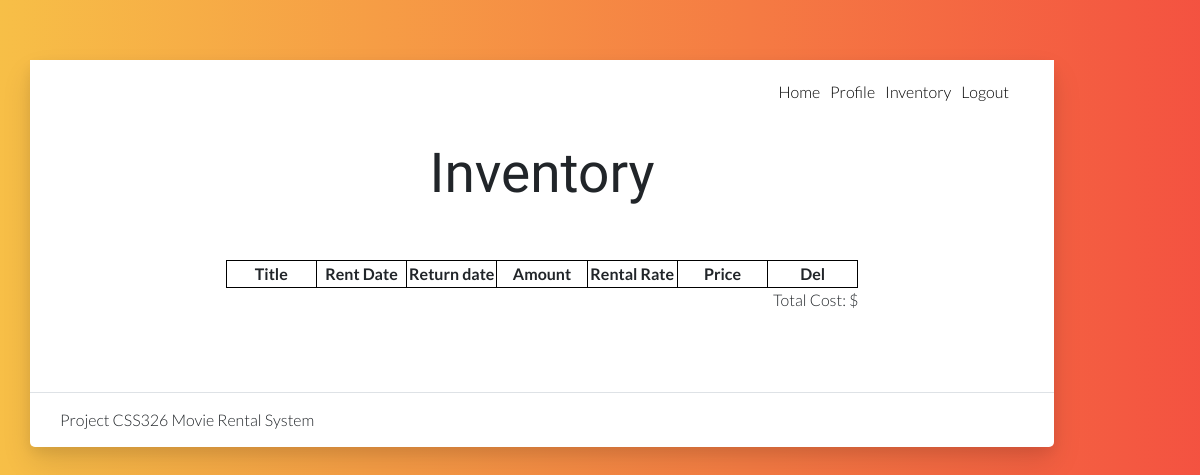
The page /inventory.php (signed in) on the database as committed earlier.
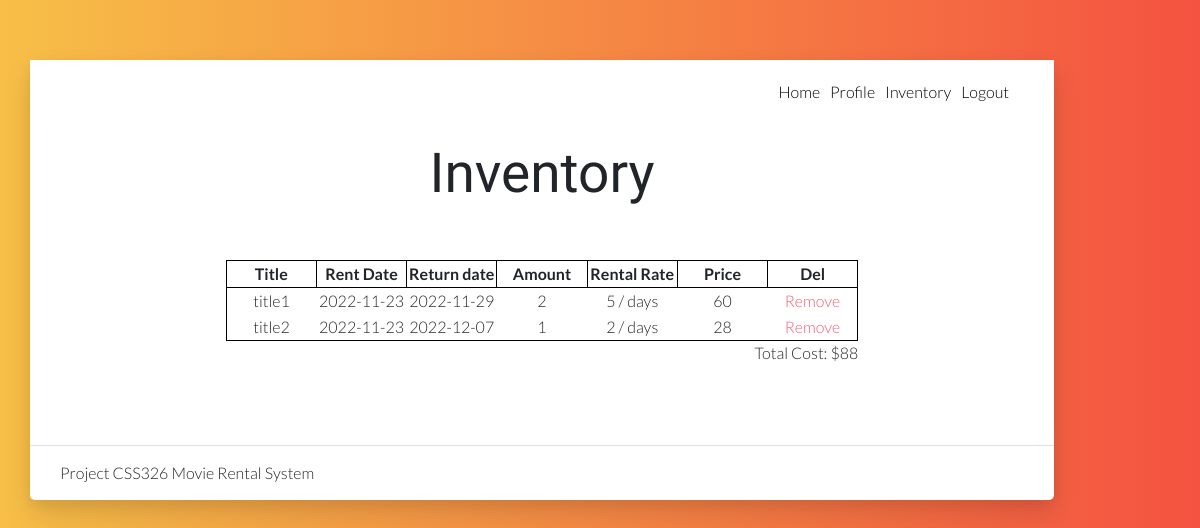
The same page on the database as committed later.
### tables this page shows
CREATE TABLE `film` (
  `film_id` int(10) NOT NULL,
  `inventory_id` int(10) NOT NULL,
  `title` varchar(25) NOT NULL,
  `release_year` int(4) NOT NULL,
  `rental_duration` int(10) NOT NULL,
  `rental_rate` int(4) NOT NULL,
  `length` int(3) NOT NULL,
  `rating` int(1) NOT NULL,
  `detail` varchar(255) NOT NULL
);

CREATE TABLE `rental` (
  `rental_id` int(10) NOT NULL,
  `customer_id` int(10) NOT NULL,
  `inventory_id` int(10) NOT NULL,
  `rental_date` date NOT NULL,
  `return_date` date NOT NULL,
  `amount` int(10) NOT NULL
);

CREATE TABLE `payment` (
  `payment_id` int(10) NOT NULL,
  `rental_id` int(10) NOT NULL,
  `customer_id` int(10) NOT NULL,
  `total_pay` int(5) NOT NULL
);

### inventory.php (the view, shortened to what the changed rows need)
<?php require_once('connect.php');
$user_id = $_SESSION['user_id'];
?>
<!DOCTYPE html>
<html lang="en">
<head>
    <link rel="stylesheet" href="vendor/bootstrap/bootstrap.min.css">
    <link rel="stylesheet" href="vendor/select2/select2.min.css">
    <link rel="stylesheet" href="vendor/owlcarousel/owl.carousel.min.css">
    <link rel="stylesheet" href="vendor/lightcase/lightcase.css">
    <link rel="stylesheet" href="css/style.min.css">
    <link rel="stylesheet" href="https://cdn.linearicons.com/free/1.0.0/icon-font.min.css">
    <link href="https://file.myfontastic.com/7vRKgqrN3iFEnLHuqYhYuL/icons.css" rel="stylesheet">
</head>
<body data-spy="scroll" data-target="#navbar-nav-header" class="static-layout">
    <div class="boxed-page">
        <section id="gtco-contact-form" class="bg-white">
            <div class="container">
                <div class="section-content">
                    <div class="title-wrap">
                        <h1 class="display-2 mb-4">Inventory</h1><br>
                    </div>
                    <div class="row">
                        <div class="col-md-8 offset-md-2 contact-form-holder mt-4">
                            <form method="post" name="login-form" action="">
                                <div class="row">
                                    <div class="col-md-12 form-input">
                                        <table style="text-align: center; border-collapse: collapse; border: 1px solid black; table-layout: fixed; width: 100%;">
                                            <tr>
                                                <th style="border: 1px solid black">Title</th>
                                                <th style="border: 1px solid black">Rent Date</th>
                                                <th style="border: 1px solid black">Return date</th>
                                                <th style="border: 1px solid black">Amount</th>
                                                <th style="border: 1px solid black">Rental Rate</th>
                                                <th style="border: 1px solid black">Price</th>
                                                <th style="border: 1px solid black">Del</th>
                                            </tr>
                                            <?php
                                            $select = mysqli_query($mysqli, "SELECT * FROM film,rental,payment WHERE rental.customer_id='$user_id'
											AND payment.customer_id='$user_id' AND payment.rental_id=rental.rental_id AND film.inventory_id=rental.inventory_id ORDER BY rental.return_date") or die('query failed');
											while ($row = $select->fetch_array()) {
                                            ?>
                                                <tr>
                                                    <td><?= $row['title'] ?></td>
                                                    <td><?= $row['rental_date'] ?></td>
                                                    <td><?= $row['return_date'] ?></td>
                                                    <td><?= $row['amount'] ?></td>
                                                    <td><?= $row['rental_rate'] ?> / days</td>
                                                    <td><?= $row['total_pay']?></td>
                                                    <td><a href='del_inventory.php?rental_id=<?= $row['rental_id'] ?>'>Remove</a></td>
                                                </tr>
                                            <?php    }    ?>
                                        </table>
                                        <?php
                                        $stmt = mysqli_query($mysqli,    "SELECT SUM(total_pay) AS value_sum FROM payment
											WHERE customer_id='$user_id'");
                                        $row = $stmt->fetch_array();
                                        $sum = $row['value_sum'];
                                        echo '<div style="text-align: justify; text-align-last: right">Total Cost: $' . $sum. '</div>';?>
                                    </div>
                                </div>
                            </form>
                        </div>
                    </div>
                </div>
            </div>
        </section>
    </div>
</body>
</html>

Rows that differ between the two databases and show on the page:
now on this page (row edited): film: title "title1", rental.rental_date "2022-11-23", rental.return_date "2022-11-29", rental.amount "2", rental_rate "5", payment.total_pay "60"
now on this page (row edited): film: title "title2", rental.rental_date "2022-11-23", rental.return_date "2022-12-07", rental.amount "1", rental_rate "2", payment.total_pay "28"
Other text that changed with them:
$sum: (not shown) → "88"
